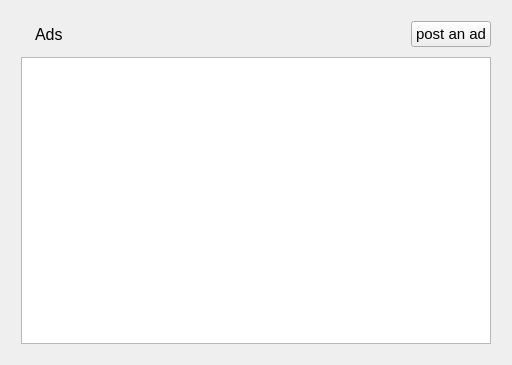
<?xml version="1.0" encoding="UTF-8"?>
<ui version="4.0">
 <class>AdsPage</class>
 <widget class="QWidget" name="AdsPage">
  <property name="geometry">
   <rect>
    <x>0</x>
    <y>0</y>
    <width>512</width>
    <height>365</height>
   </rect>
  </property>
  <property name="windowTitle">
   <string>Form</string>
  </property>
  <layout class="QVBoxLayout" name="verticalLayout_2">
   <item>
    <widget class="QFrame" name="frameAds">
     <property name="frameShape">
      <enum>QFrame::NoFrame</enum>
     </property>
     <property name="frameShadow">
      <enum>QFrame::Raised</enum>
     </property>
     <layout class="QVBoxLayout" name="verticalLayout">
      <property name="spacing">
       <number>10</number>
      </property>
      <property name="leftMargin">
       <number>10</number>
      </property>
      <property name="topMargin">
       <number>10</number>
      </property>
      <property name="rightMargin">
       <number>10</number>
      </property>
      <property name="bottomMargin">
       <number>10</number>
      </property>
      <item>
       <layout class="QHBoxLayout" name="horizontalLayout_2">
        <property name="leftMargin">
         <number>14</number>
        </property>
        <item>
         <widget class="QLabel" name="labelAds">
          <property name="font">
           <font>
            <pointsize>12</pointsize>
            <weight>50</weight>
            <bold>false</bold>
           </font>
          </property>
          <property name="text">
           <string>Ads</string>
          </property>
         </widget>
        </item>
        <item>
         <spacer name="horizontalSpacer">
          <property name="orientation">
           <enum>Qt::Horizontal</enum>
          </property>
          <property name="sizeHint" stdset="0">
           <size>
            <width>40</width>
            <height>20</height>
           </size>
          </property>
         </spacer>
        </item>
        <item>
         <widget class="QPushButton" name="buttonPostAd">
          <property name="font">
           <font>
            <pointsize>11</pointsize>
           </font>
          </property>
          <property name="text">
           <string>post an ad</string>
          </property>
          <property name="icon">
           <iconset resource="../bitcoin.qrc">
            <normaloff>:/icons/plus</normaloff>:/icons/plus</iconset>
          </property>
         </widget>
        </item>
       </layout>
      </item>
      <item>
       <widget class="QTableView" name="listAds"/>
      </item>
     </layout>
    </widget>
   </item>
  </layout>
  <action name="actionPostAd">
   <property name="text">
    <string>PostAd</string>
   </property>
   <property name="toolTip">
    <string>Post new Ad</string>
   </property>
  </action>
 </widget>
 <resources>
  <include location="../bitcoin.qrc"/>
 </resources>
 <connections>
  <connection>
   <sender>buttonPostAd</sender>
   <signal>clicked()</signal>
   <receiver>actionPostAd</receiver>
   <slot>trigger()</slot>
   <hints>
    <hint type="sourcelabel">
     <x>337</x>
     <y>393</y>
    </hint>
    <hint type="destinationlabel">
     <x>-1</x>
     <y>-1</y>
    </hint>
   </hints>
  </connection>
 </connections>
</ui>
